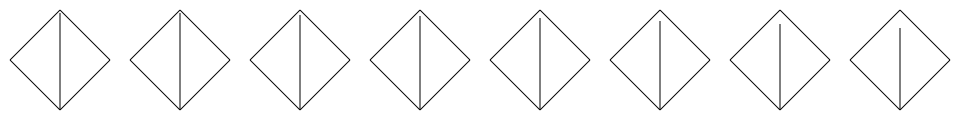

Reproduce this figure in Python.
from dxfwrite import DXFEngine as dxf
import numpy as np

mirror = False
grid_y = 1
grid_x = 8

grid_spacing = 120
gap = 10

#stroke = svgwrite.rgb(10, 10, 10, '%')

drawing = dxf.drawing('angle_test.dxf')
#drawing.viewbox(width=grid_spacing*(grid_x), height=grid_spacing*(grid_y))

def print_angle(grid_x, grid_y,
                hinge=10):
    x_min = grid_x*grid_spacing
    y_min = grid_y*grid_spacing
    ref = np.array([x_min, y_min])

    left = np.array([gap, grid_spacing/2])
    right = np.array([grid_spacing-gap, grid_spacing/2])
    bottom = np.array([grid_spacing/2, grid_spacing-gap])
    top = np.array([grid_spacing/2, gap])

    top_left = (top, left)
    top_right = (top, right)
    bottom_left = (bottom, left)
    bottom_right = (bottom, right)
    top_bottom = (top+np.array([0, hinge]), bottom)

    lines = [top_bottom, top_left, top_right, bottom_right, bottom_left]

    lines = [line+ref for line in lines]

    for l in lines:
        line = dxf.line(l[0], l[1], color=7) 
        drawing.add(line)

hinge = 3

for gx in range(grid_x):
    print_angle(gx, 0, int(hinge))
    hinge = hinge*1.3

drawing.save()
